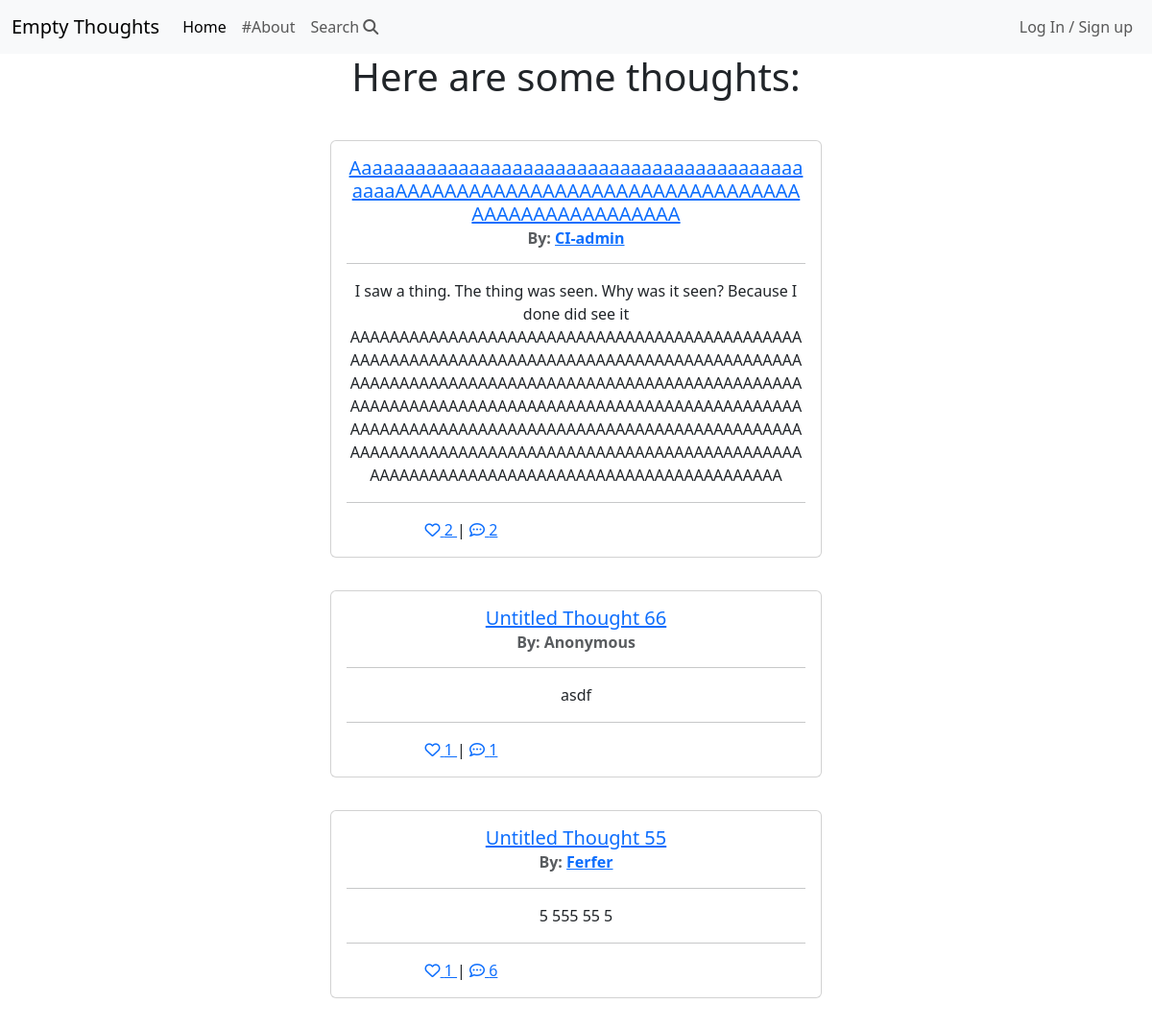
The app's page / (upper part), older data.
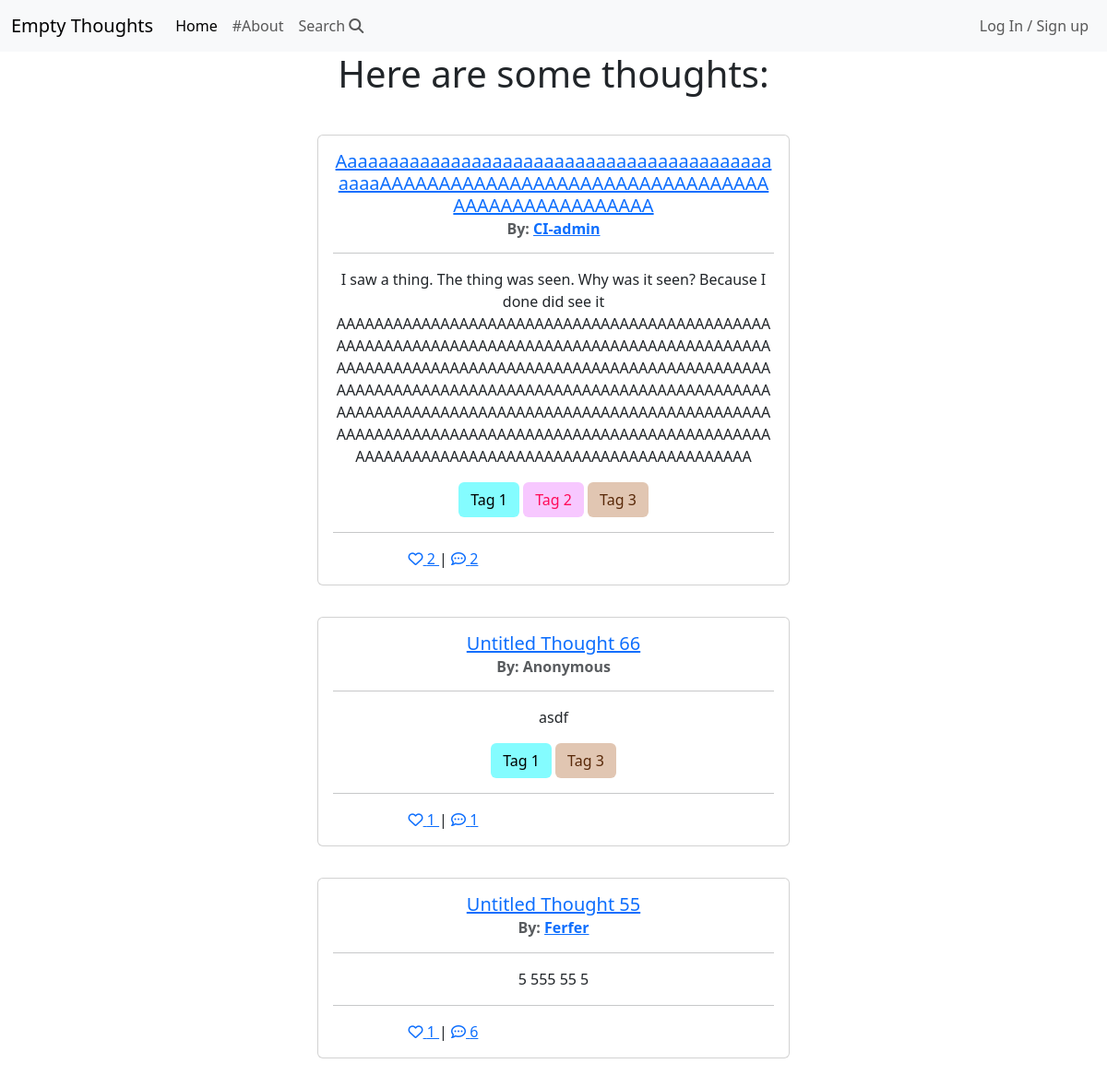
The same page, newer data.
### thoughts/models.py (models this page shows, shortened)
class Thought(models.Model):
    title = models.CharField(
        max_length=96, null=False, blank=False, default="Untitled Thought")
    author = models.ForeignKey(
        User,
        on_delete=models.CASCADE,
        related_name='thoughts'
        )
    content = models.TextField(max_length=400, null=False, blank=False)
    time = models.TimeField(default=timezone.now)
    anonymous = models.BooleanField(null=False, blank=False, default=True)
    date_created = models.DateTimeField(auto_now_add=True)
    date_updated = models.DateTimeField(auto_now=True)
    likes = models.ManyToManyField(
        User,
        related_name="thought_likes",
        blank=True
        )
    tags = models.ManyToManyField(Tag, blank=True)
    class Meta:
        ordering = ['-date_created']
    def number_of_likes(self):
        return self.likes.count()
    def number_of_comments(self):
        return self.comment_thought.count()

class Tag(models.Model):
    name = models.CharField(max_length=40)
    text_color = ColorField(default='#FF0000')
    bg_color = ColorField(default='#FF0000')
    @admin.display
    def colored_name(self):
        return format_html(
            '<span class="btn" style="color: {}; background-color: {}">{}</span>',
            self.text_color,
            self.bg_color,
            self.name,
        )
    class Meta:
        ordering = ['name']

### thoughts/views.py (the view, shortened to what this page needs)
# urls.py: path('', views.ThoughtList.as_view(), name='home'),
class ThoughtList(generic.ListView):
    model = Thought
    queryset = Thought.objects.order_by('-date_created')
    template_name = 'thoughts/view_thoughts.html'
    paginate_by = 10

### templates/thoughts/view_thoughts.html (shortened to what this page needs)
{% extends 'base.html' %}
{% block content %}
{% load static %}
<div class="container text-center">
    <h1>Here are some thoughts:</h1>
    {% if user.is_authenticated %}
    <a href="/add">
        <button type="button" class="btn btn-primary btn-lg">Create new thought?</button>
    </a>
    {% else %}
    <br>
    {% endif %}
    {% for thought in thought_list %}
        <div class="card center">
            <div class="card-body">
                <h5 class="card-title">
                    <a href="/view/{{thought.id}}">
                    {{thought.title}}
                    </a>
                </h5>
                <h6 class="card-subtitle mb-2 text-body-secondary">
                    {% if thought.anonymous %}
                    <strong>By: Anonymous</strong>
                    {% else %}
                    <strong>By: <a href="/user/{{thought.author.pk}}">{{thought.author}}</a></strong>
                    {% endif %}</h6>
                <hr>
                <p class="card-text">{{thought.content}} </p>
                {% for tag in thought.tags.all %}
                <a href="#">{{ tag.colored_name }}</a>
                {% endfor %}
                <hr>
                <div class="container-fluid">
                    <div class="row">
                        <div class="col">
                            <span class="">
                                <a href="/like/{{thought.id}}">
                            {% if request.user in thought.likes.all %}
                            <i class="fa-solid fa-heart"></i>
                            {% else %}
                            <i class="fa-regular fa-heart"></i>
                            {% endif %}
                            {{ thought.number_of_likes }} </a>|
                            <a href="/view/{{thought.id}}">
                                <i class="fa-regular fa-comment-dots"></i> {{ thought.number_of_comments }}
                            </a>
                            </span>
                        </div>
                    </div>
                </div>
            </div>
        </div>
        <br>
        {% empty %}
        <p>No thoughts, head empty...</p>
    {% endfor %}
</div>
{%endblock%}

### templates/base.html (shortened to what this page needs)
{% load static %}
<!DOCTYPE html>
<html lang="en">
<head>
    <link href="https://cdn.jsdelivr.net/npm/bootstrap@5.3.0/dist/css/bootstrap.min.css" rel="stylesheet">
    <link rel="stylesheet" href="{% static 'css/style.css' %}">
</head>
<header>
  <nav class="navbar navbar-expand-lg bg-body-tertiary">
    <div class="container-fluid">
      <a class="navbar-brand" href="/">Empty Thoughts</a>
      <div class="collapse navbar-collapse" id="navbarNav">
        <ul class="navbar-nav me-auto">
          <li class="nav-item">
            <a class="nav-link active" aria-current="page" href="/">Home</a>
          </li>
          <li class="nav-item">
            <a class="nav-link" href="/">#About</a>
          </li>
          <li class="nav-item">
            <a class="nav-link" href="/search/">Search <i class="fa-solid fa-magnifying-glass"></i></a>
          </li>
        </ul>
        <ul class="navbar-nav ms-auto">
          {% if user.is_authenticated %}
            <li class="nav-item" style="align-self: center;">
              <div class="rounded-circle" style="background-color:dodgerblue; height: 25px; width: 25px;"></div>
            </li>
            <li class="nav-item dropdown">
              <a class="nav-link dropdown-toggle" href="#" role="button" data-bs-toggle="dropdown" aria-expanded="false">
                <span id="nav-username">{{ request.user }}</span>
              </a>
              <ul class="dropdown-menu dropdown-menu-end">
                <li><a class="dropdown-item" href="/user/{{request.user.pk}}">Profile</a></li>
                <li><a class="dropdown-item" href="#">#Preferences</a></li>
                <li><hr class="dropdown-divider"></li>
                <li><a id="button-logout" class="dropdown-item" href="{% url 'account_logout' %}">Log Out</a></li>
              </ul>
            </li>
          {% else %}
            <li class="nav-item">
              <a class="nav-link" href="{% url 'account_login' %}">Log In / Sign up</a>
            </li>
          {% endif %}
        </ul>
      </div>
    </div>
  </nav>
</header>
<body>
  <main>
    {% block content %}
    {% endblock %}
  </main>
</body>
</html>

### static/css/style.css (style rules this page uses)
.card { margin: 0 auto; float: none; margin-top: 10px; width: 32rem; }
.col { align-self: center; }

Row changes from the older to the newer data that the page shows:
changed Thought "CI-admin": gains Tag (colored_name "Tag 1"); gains Tag (colored_name "Tag 2"); gains Tag (colored_name "Tag 3")
changed Thought "Untitled Thought 66": gains Tag (colored_name "Tag 1"); gains Tag (colored_name "Tag 3")
